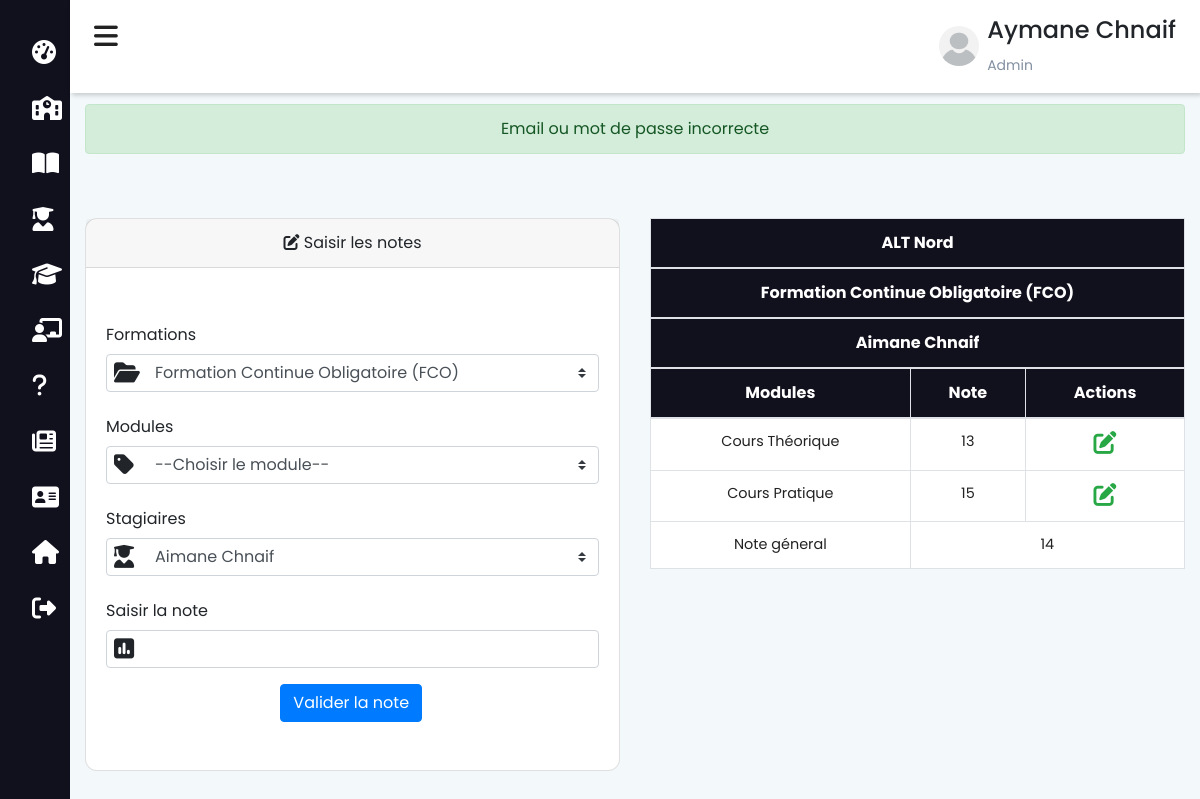
/admin/saisir-notes?id=141 (signed in), run on the app's committed database.
### tables this page shows
CREATE TABLE `formation` (
  `for_id` int(11) NOT NULL,
  `for_nom` varchar(200) NOT NULL,
  `for_nom_arab` varchar(200) NOT NULL,
  `for_pres` text NOT NULL,
  `for_pres_arab` text NOT NULL,
  `for_descr` text NOT NULL,
  `for_desc_arab` text NOT NULL
);

CREATE TABLE `etudiant` (
  `etud_id` int(11) NOT NULL,
  `etud_nom` varchar(200) NOT NULL,
  `etud_nom_arab` varchar(200) NOT NULL,
  `etud_prenom` varchar(200) NOT NULL,
  `etud_prenom_arabe` varchar(200) NOT NULL,
  `etud_email` varchar(200) NOT NULL,
  `etud_telephone` varchar(200) NOT NULL,
  `etud_motdepasse` varchar(200) NOT NULL,
  `etud_cin` varchar(200) NOT NULL,
  `etud_formation` int(11) NOT NULL,
  `etud_naissance` date NOT NULL,
  `etud_lieu_naissance` varchar(50) NOT NULL,
  `etud_adress` varchar(200) NOT NULL,
  `etud_permis` varchar(200) NOT NULL,
  `etud_cat_permis` varchar(200) NOT NULL,
  `etude_carte_pro` varchar(200) NOT NULL,
  `etud_permis_obt` date NOT NULL DEFAULT current_timestamp(),
  `etud_scan_cin` varchar(200) NOT NULL,
  `etud_scan_permis` varchar(200) NOT NULL,
  `etud_scan_visite` varchar(200) NOT NULL,
  `etud_promos` int(11) DEFAULT NULL,
  `etud_image` varchar(500) NOT NULL,
  `etud_inscription` date NOT NULL DEFAULT current_timestamp()
);

CREATE TABLE `note` (
  `not_id` int(11) NOT NULL,
  `not_formation` int(11) NOT NULL,
  `not_matiere` int(11) NOT NULL,
  `not_etudiant` int(11) NOT NULL,
  `not_note` float NOT NULL
);

CREATE TABLE `matiere` (
  `mat_id` int(11) NOT NULL,
  `mat_formation` int(11) NOT NULL,
  `mat_nom` varchar(200) NOT NULL,
  `mat_nom_arab` varchar(200) NOT NULL,
  `mat_duree` int(11) NOT NULL,
  `mat_prof` varchar(200) NOT NULL,
  `mat_prof_arab` varchar(200) NOT NULL
);

### functions/db.php (called while the page is built, shortened)
<?php
    class DBController{
        protected $host = "localhost";
        protected $user = "root";
        protected $password = "";
        protected $db = "ecole";
        public function __construct(){
            $this->conn = mysqli_connect($this->host, $this->user, $this->password, $this->db);
        }
    }
?>

### session.php (called while the page is built, shortened)
<?php
    require("functions/db.php");
    require("functions/etudiant.php");
    $db = new DBController();
    $data = new Etudiant($db);
?>

### functions/etudiant.php (called while the page is built, shortened)
<?php
    class Etudiant{
        public $db = null;
        public function __construct(DBController $db){
            $this->db = $db;
        }
        public function getEtudiantFormation(){
            $result = $this->db->conn->query("SELECT * FROM `formation` INNER JOIN `etudiant` ON for_id=etud_formation ORDER BY etud_prenom ASC");
            $resultArray = array();
            while ($item = mysqli_fetch_array($result, MYSQLI_ASSOC)){
                $resultArray[] = $item;
            }
            return $resultArray;
        }
        public function getNotes(){
            $id = $_GET['id'];
            $result = $this->db->conn->query("SELECT * FROM `note` INNER JOIN etudiant ON etud_id=not_etudiant WHERE etud_id=$id");
            $resultArray = array();
            while ($item = mysqli_fetch_array($result, MYSQLI_ASSOC)){
                $resultArray[] = $item;
            }
            return $resultArray;
        }
        public function getEtudiantMatiereFormation(){
            $result = $this->db->conn->query("SELECT * FROM `note` INNER JOIN `matiere` ON not_matiere=mat_id
                INNER JOIN `etudiant` ON not_etudiant=etud_id INNER JOIN `formation` ON not_formation=for_id");
            $resultArray = array();
            while ($item = mysqli_fetch_array($result, MYSQLI_ASSOC)){
                $resultArray[] = $item;
            }
            return $resultArray;
        }
        public function noteGenerale(){
            $result = $this->db->conn->query("SELECT *, AVG(not_note) AS 'notegenerale' FROM `note` INNER JOIN `etudiant`
                ON not_etudiant=etud_id GROUP BY not_etudiant");
            $resultArray = array();
            while ($item = mysqli_fetch_array($result, MYSQLI_ASSOC)){
                $resultArray[] = $item;
            }
            return $resultArray;
        }
    }
?>

### admin/saisir-notes.php (the view, shortened to what this page needs)
<?php include_once "../session.php"; ?>
<?php
$id = $_GET['id'];
$etudiants = $data->getEtudiantFormation();
foreach ($etudiants as $etudiant) {
    if ($etudiant['etud_id'] == $id) {
        $etud_id = $etudiant['etud_id'];
        $etud_nom = $etudiant['etud_nom'];
        $etud_prenom = $etudiant['etud_prenom'];
        $for_id = $etudiant['for_id'];
        $for_nom = $etudiant['for_nom'];
    }
}
?>
<!DOCTYPE html>
<html lang="fr">
<head>
    <?php
        include_once "../includes/header.php";
    ?>
</head>
<body>
    <?php include_once "navbar-admin.php"; ?>
    <div class="main-content">
        <header>
            <?php include 'admin.php' ?>
        </header>
        <div class="container mt-5 pt-5 pb-3">
            <?php
            if (isset($_SESSION['status'])) {
            ?>
                <div class='alert alert-success text-center mt-2' role='alert'><?php echo $_SESSION['status'] ?></div>
            <?php
            }
            ?>
            <div class="row">
                <div class="col-md-6 mt-5">
                    <div class="card card-position affichage">
                        <div class="card-header text-center link-font"><i class="fas fa-edit"></i> Saisir les notes</div>
                        <div class="card-body py-5">
                            <form action="" method="POST" enctype="multipart/form-data">
                                <div class="row mb-3">
                                    <label for="categorie" class="col-md-4 col-form-label text-md-end">Formations</label>
                                    <div class="col-md-12">
                                        <div class="d-flex">
                                            <i class="fas fa-folder-open position-awesome"></i>
                                            <select class="custom-select pl-5" name="nameformation">
                                                <option value="<?php echo $for_id ?>"><?php echo $for_nom ?></option>
                                            </select>
                                        </div>
                                    </div>
                                </div>
                                <div class="row mb-3">
                                    <label for="categorie" class="col-md-4 col-form-label text-md-end">Modules</label>
                                    <div class="col-md-12">
                                        <div class="d-flex">
                                            <i class="fas fa-tag position-awesome"></i>
                                            <select class="custom-select pl-5" name="matieres">
                                                <option selected value="">--Choisir le module--</option>
                                            </select>
                                        </div>
                                    </div>
                                </div>
                                <div class="row mb-3">
                                    <label for="categorie" class="col-md-4 col-form-label text-md-end">Stagiaires</label>
                                    <div class="col-md-12">
                                        <div class="d-flex">
                                            <i class="fas fa-user-graduate position-awesome"></i>
                                            <select class="custom-select pl-5" name="etudiants">
                                                <option value="<?php echo $etud_id ?>"><?php echo $etud_prenom . " " . $etud_nom ?></option>
                                            </select>
                                        </div>
                                    </div>
                                </div>
                                <div class="row mb-3">
                                    <label for="note" class="col-md-4 col-form-label text-md-end">Saisir la note</label>
                                    <div class="col-md-12">
                                        <div class="d-flex">
                                            <i class="fas fa-poll position-awesome"></i>
                                            <input id="note" type="number" class="form-control pl-5" min="0" max="20" name="note" value="" autocomplete="note" size="2" autofocus required>
                                        </div>
                                    </div>
                                </div>
                                <div class="row mb-0">
                                    <div class="col-md-8 offset-md-4">
                                        <button type="submit" name="submit" class="btn btn-primary">Valider la note</button>
                                    </div>
                                </div>
                            </form>
                        </div>
                    </div>
                </div>
                <?php
                $formations = $data->getEtudiantMatiereFormation();
                $notes = $data->noteGenerale();
                ?>
                <div class="col-md-6">
                    <table class="table table-bordered mt-5 bg-white">
                        <thead class="text-center text-white" style="background-color: #11101d;">
                            <tr>
                                <th scope="col" colspan="5">ALT Nord</th>
                            </tr>
                            <tr>
                                <th scop="col" colspan="5"><?php echo $for_nom ?></th>
                            </tr>
                            <tr>
                                <th scop="col" colspan="5">
                                    <?php echo $etud_prenom . " " . $etud_nom ?>
                                </th>
                            </tr>
                            <tr>
                                <th scope="col">Modules</th>
                                <th scope="col">Note</th>
                                <th scope="col">Actions</th>
                            </tr>
                        </thead>
                        <tbody class="text-center">
                            <?php
                            foreach ($formations as $formation) {
                                if ($formation['etud_id'] == $id) {
                            ?>
                                    <tr>
                                        <td><?php echo $formation['mat_nom'] ?></td>
                                        <td><?php echo $formation['not_note'] ?></td>
                                        <td>
                                            <a href="modifier-note?id=<?php echo $formation['not_id'] ?>" target="_blank">
                                                <i class="fas fa-edit text-success awesome-size"></i>
                                            </a>
                                        </td>
                                    </tr>
                            <?php
                                }
                            }
                            ?>
                            <tr>
                                <td>Note géneral</td>
                                <?php
                                foreach ($notes as $note) {
                                    if ($note['etud_id'] == $id) {
                                ?>
                                        <td colspan="2"><?php echo $note['notegenerale'] ?></td>
                                <?php
                                    }
                                }
                                ?>
                            </tr>
                        </tbody>
                    </table>
                </div>
            </div>
        </div>
    </div>
</body>
</html>

### includes/style.php (style rules this page uses)
body { background-color: #F3F8FA; }
.position-awesome { position: absolute; font-size: 23px; margin-top: 7px; margin-left: 8px; z-index: 2; }
html { scroll-behavior: smooth; }
.awesome-size { font-size: 23px; cursor: pointer; }
* { -webkit-box-sizing: border-box; -moz-box-sizing: border-box; box-sizing: border-box; position: relative; }
:root { --main-color: #11101d; --color-dark: #1D2231; --text-grey: #8390A2; }
* { font-family: 'Poppins', sans-serif; }
.main-content { transition: margin-left 300ms; margin-left: 255px; }
header { background: #fff; display: flex; justify-content: space-between; padding: 1rem 1.5rem; box-shadow: 2px 2px 5px rgba(0, 0, 0, 0.2); position: fixed; left: 254px; top: 0; z-index: 100; width: calc(100% - 254px); transition: left 300ms; }
.card { background: #fff; border-radius: 12px; }
table { border-collapse: collapse; }
thead tr { border-top: 1px solid #f0f0f0; border-bottom: 2px solid #f0f0f0; }
td { padding: .5rem 1rem; font-size: .9rem; color: #222; }
@media only screen and (max-width: 1200px) { .main-content { margin-left: 70px; } }
@media only screen and (max-width: 1200px) { .main-content header { width: calc(100% - 70px); left: 70px; } }

### admin/navbar-admin.php (style rules this page uses)
* { padding: 0; margin: 0; box-sizing: border-box; list-style: none; text-decoration: none; }

### data on the page
formation: nameformation "Formation Continue Obligatoire (FCO)", for_nom "Formation Continue Obligatoire (FCO)"
etudiant: etudiants "Aimane Chnaif", etud_prenom "Aimane", etud_nom "Chnaif"
note: not_matiere.mat_nom "Cours Théorique", not_note "13", notegenerale "14"
note: not_matiere.mat_nom "Cours Pratique", not_note "15"

### other printed values
$_SESSION['prenom'] "Aymane"
$_SESSION['nom'] "Chnaif"
$_SESSION['status'] "Email ou mot de passe incorrecte"
